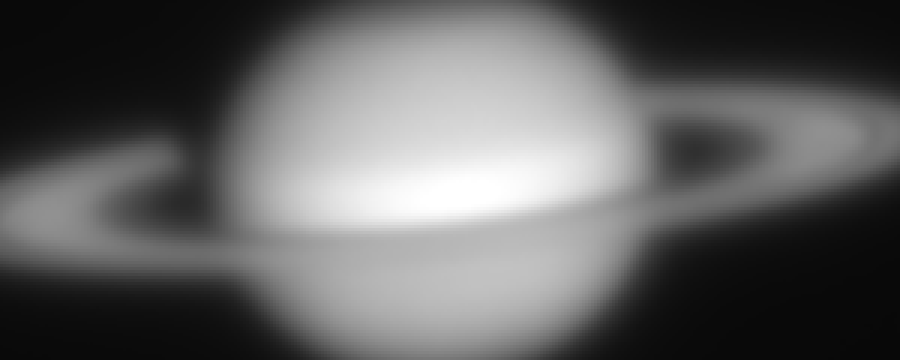
#> input picture scratch_investigation_crops/window01_IR_raw.png, 900 x 360 px; its folder holds only this picture in this run
$ python -i planet_detect.py   (imports and definitions only)   (older library calls are emulated)
#> lines starting #> are read from the running program, lines starting #| are printed output that depends on the picture; after the words box and inside, x2 and y2 are one past the last pixel; in counts of white or black regions, pixels touching at a corner belong together
#> further down, picture is the input picture: shape (360, 900, 3); min 8, max 255, mean 96.7
"""
Planet detection utilities for SER Crop preprocessing.

Detects the planet disk in a raw (mono/Bayer) or RGB frame, validates that
the planet is fully on-screen and not deformed, and returns its geometric
centre and bounding-box dimensions.

Key design decisions:
  - Geometric centroid (bounding-box centre) rather than brightness-weighted
    centroid avoids systematic drift caused by Jupiter's uneven atmospheric bands.
  - Triangle auto-threshold (Zack 1977) works well across a wide range of
    exposure levels without tuning.
  - Aspect-ratio and straight-edge checks catch partially-clipped frames that
    the boundary test alone might miss (e.g. when the planet is centred but
    one side is cut by a data-transfer error).
  - Ringed planets (e.g. Saturn) attach a wide, faint ring to the disk in the
    thresholded mask, which would otherwise fail the circularity checks. A
    percentile re-threshold isolates the disk core (assumed brighter than
    the ring) before those checks run, while boundary/diameter/centroid
    still use the full disk+ring extent. Some filters invert this contrast
    (e.g. Saturn's CH4/methane band, where atmospheric absorption makes the
    globe darker than its icy rings) — rather than name that filter, a
    failure to isolate a plausible round core is treated as "brightness
    can't validate this frame's shape" and the aspect/edge checks are
    skipped, matching what a per-filter-name workaround would have done
    without hardcoding the name.
"""
from __future__ import annotations

from typing import Dict, Optional, Tuple

import cv2
import numpy as np


# ── Internal helpers ──────────────────────────────────────────────────────────

def _largest_component(
    mask: np.ndarray,
) -> Tuple[Optional[np.ndarray], Optional[np.ndarray]]:
    """Return (stats, centroid) for the largest connected component in *mask*.

    Returns ``(None, None)`` when:
      - no foreground components are found, OR
      - the largest component covers > 90 % of the image area
        (indicates a failed threshold — whole frame is "lit up").
    """
    num_labels, _, stats, centroids = cv2.connectedComponentsWithStats(
        mask, connectivity=8
    )
    if num_labels <= 1:
        return None, None

    # Ignore background label 0
    areas = stats[1:, cv2.CC_STAT_AREA]
    largest_idx = int(np.argmax(areas)) + 1  # +1 because we skipped label 0

    h, w = mask.shape
    if stats[largest_idx, cv2.CC_STAT_AREA] > w * h * 0.9:
        return None, None

    return stats[largest_idx], centroids[largest_idx]


# ── Public API ────────────────────────────────────────────────────────────────

def analyze_planet(
    image: np.ndarray,
    min_diameter: int = 0,
    padding: int = 1,
    aspect_ratio_limit: float = 0.2,
    straight_edge_limit: float = 0.5,
    core_percentile: float = 60.0,
) -> Optional[Dict]:
    """Detect the planet in *image* and validate its shape.

    Accepts mono (H, W) or RGB/BGR (H, W, 3) arrays of any dtype.

    Parameters
    ----------
    image:               Input frame (mono or colour).
    min_diameter:        Minimum diameter in pixels; smaller detections are
                         rejected (set to 0 to disable).
    padding:             Pixels from the image edge within which the bounding
                         box must not reach (clipping check).
    aspect_ratio_limit:  Maximum deviation from 1:1; e.g. 0.2 means the
                         shorter axis must be ≥ 80 % of the longer axis.
    straight_edge_limit: Fraction of a bounding-box edge that may be lit
                         before the frame is considered clipped.
    core_percentile:     Intensity percentile (within the detected blob) used
                         to isolate the disk core from a fainter attached
                         ring before the shape checks run — see
                         "Disk-core isolation" below. If isolation fails to
                         find a plausible round core, the shape checks are
                         skipped rather than rejecting the frame.

    Returns
    -------
    dict with keys ``centroid``, ``width``, ``height``, ``mask``
    or ``None`` if the frame should be rejected.
    """
#> called with min_diameter = 0, padding = 1, aspect_ratio_limit = 0.2, straight_edge_limit = 0.5, core_percentile = 60
    # ── Convert to 8-bit grayscale ─────────────────────────────────────────────
    if image.ndim == 3:
        gray = cv2.cvtColor(image, cv2.COLOR_RGB2GRAY)
    else:
        gray = image

    if gray.dtype == np.uint16:
        image_8 = cv2.normalize(gray, None, 0, 255, cv2.NORM_MINMAX, cv2.CV_8U)
    else:
        image_8 = gray.astype(np.uint8)

    # ── Noise reduction + threshold ────────────────────────────────────────────
    blurred = cv2.GaussianBlur(image_8, (5, 5), 0)
    _, thresh = cv2.threshold(
        blurred, 0, 255, cv2.THRESH_BINARY + cv2.THRESH_TRIANGLE
    )
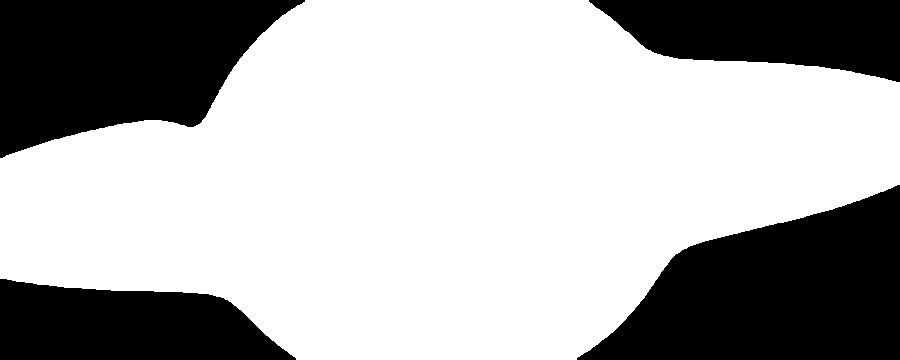
#> thresh: shape (360, 900); 68% white; 4 black regions, box (x1, y1, x2, y2) and area: (577, 185, 900, 360) 35930, (0, 0, 305, 158) 31838, (0, 279, 296, 360) 18128, (589, 0, 900, 82) 17817

    # ── Largest connected component (disk, plus any attached rings) ───────────
    stats, _ = _largest_component(thresh)
#> in _largest_component, `num_labels, _, stats, centroids = cv2.connectedComponentsWithStats( ma..`: num_labels = 2; stats = [[0, 0, 900, 360, 103713], [0, 0, 900, 360, 220287]]; centroids = [[459.1, 182.7], [445, 178]]
#> in _largest_component, `areas = stats[1:, cv2.CC_STAT_AREA]`: areas = [220287]
#> in _largest_component, `largest_idx = int(np.argmax(areas)) + 1`: largest_idx = 1
#> stats = [0, 0, 900, 360, 220287]
    if stats is None:
        return None

    x, y, bw, bh, _ = (
        int(stats[cv2.CC_STAT_LEFT]),
        int(stats[cv2.CC_STAT_TOP]),
        int(stats[cv2.CC_STAT_WIDTH]),
        int(stats[cv2.CC_STAT_HEIGHT]),
        int(stats[cv2.CC_STAT_AREA]),
    )
#> x = 0; y = 0; bw = 900; bh = 360
    h, w = thresh.shape
#> h = 360; w = 900

    # 1. Boundary check — planet (incl. rings) must not touch the image edge
    if (
        x < padding
        or y < padding
        or (x + bw) > (w - padding)
        or (y + bh) > (h - padding)
    ):
        return None

    # ── Disk-core isolation ─────────────────────────────────────────────────
    # Ringed planets (e.g. Saturn) attach a wide, faint ring to the disk in
    # the loose triangle-threshold mask, which blows out the blob's
    # bounding-box aspect ratio (rings span ~2.2x the disk diameter) and
    # would otherwise fail the circularity check below even for a good
    # frame. Re-thresholding at a high percentile of the blob's own pixel
    # values isolates a compact, round core (the disk) and drops the
    # fainter ring. Shape-based stripping (e.g. morphological opening) is
    # not enough on heavily-blurred/noisy single frames, where the ring's
    # binarised footprint can be nearly as thick as the disk itself —
    # intensity is the more reliable signal here.
    #
    # This assumes the disk is brighter than an attached ring, which is not
    # universal: Saturn's CH4/methane band inverts it (atmospheric
    # absorption makes the globe darker than its icy rings). A symmetric
    # "try the dark percentile too" was tried and does NOT work on real
    # data: the dark-side re-threshold barely shrinks at all (most of a
    # ring+disk blob's pixels are on the dim side by area, so excluding a
    # thin bright ring leaves nearly the whole original footprint), while
    # the bright side isolates the ring itself, not the disk (confirmed on
    # real Saturn CH4 frames: bright-core aspect got WORSE, not better, at
    # higher percentiles). There is no cheap brightness-only geometric fix
    # for this - a real fix needs an edge/gradient-based limb search
    # (as pipeline.modules.derotation.find_disk_center now does), which is
    # too expensive to run per-raw-frame here (this runs during Step 1,
    # potentially tens of thousands of times per session).
    #
    # So: try the bright-core hypothesis only. If it succeeds (finds a
    # plausibly round core), validate normally. If it does NOT find a
    # plausible core, that itself is the filter-agnostic signal that
    # brightness can't validate this frame's shape (whether because of an
    # inverted-contrast filter or because it's not remotely a valid frame),
    # so give up on the aspect/edge checks — matching this codebase's prior
    # per-filter-name CH4 workaround exactly, but decided by an outcome
    # (isolation didn't produce something round) instead of a filter name.
    # This can rarely be more permissive for genuinely bad frames of normal
    # filters too, but boundary + min-diameter (below) still catch those,
    # and any residual bad frame gets down-weighted or dropped by Step 2's
    # own quality scoring later.
    roi_vals = blurred[y : y + bh, x : x + bw]
    roi_mask = thresh[y : y + bh, x : x + bw] > 0
    vals = roi_vals[roi_mask]
    shape_bw, shape_bh, core_mask_roi = bw, bh, None
    core_isolated = False
    if vals.size > 0:
        core_thv = np.percentile(vals, core_percentile)
        core_bin = (((roi_vals >= core_thv) & roi_mask).astype(np.uint8)) * 255
        core_stats, _ = _largest_component(core_bin)
        if core_stats is not None:
            cx0 = int(core_stats[cv2.CC_STAT_LEFT])
            cy0 = int(core_stats[cv2.CC_STAT_TOP])
            shape_bw = int(core_stats[cv2.CC_STAT_WIDTH])
            shape_bh = int(core_stats[cv2.CC_STAT_HEIGHT])
            core_mask_roi = core_bin[cy0 : cy0 + shape_bh, cx0 : cx0 + shape_bw]
            core_isolated = True

    # 2. Aspect-ratio check — disk core (ring excluded) must be roughly circular
    aspect = shape_bw / shape_bh if shape_bw < shape_bh else shape_bh / shape_bw
    if core_isolated and aspect >= (1.0 - aspect_ratio_limit):
        # 3. Straight-edge check — disk-core edges must be curved, not flat
        edge_ratios = [
            np.count_nonzero(core_mask_roi[0, :]) / shape_bw,   # top edge
            np.count_nonzero(core_mask_roi[-1, :]) / shape_bw,  # bottom edge
            np.count_nonzero(core_mask_roi[:, 0]) / shape_bh,   # left edge
            np.count_nonzero(core_mask_roi[:, -1]) / shape_bh,  # right edge
        ]
        if max(edge_ratios) > straight_edge_limit:
            return None
    # else: bright-core isolation didn't find a plausible round shape —
    # can't validate via brightness (inverted-contrast filter, or a
    # genuinely malformed frame); skip the aspect/edge checks rather than
    # reject on a signal (ring shape) that isn't the actual disk.

    # 4. Minimum diameter
    diameter = max(bw, bh)
    if diameter < min_diameter:
        return None

    # 5. Geometric centroid (bounding-box centre — avoids brightness bias)
    centroid_x = x + bw / 2.0
    centroid_y = y + bh / 2.0

    return {
        "centroid": (centroid_x, centroid_y),
        "width": bw,
        "height": bh,
        "mask": thresh,
    }


def get_cropped_frame(
    frame: np.ndarray,
    center: Tuple[float, float],
    size: int,
) -> np.ndarray:
    """Return a square crop of *frame* centred on *center*.

    Pixels outside the original frame are filled with zeros (black).
    Uses ``round()`` (not ``int()``) to avoid a systematic ½-pixel bias
    caused by always truncating towards zero.

    Parameters
    ----------
    frame:   Source image — mono (H, W) or colour (H, W, C).
    center:  (cx, cy) in pixel coordinates (may be fractional).
    size:    Side length of the output square in pixels.
    """
    h, w = frame.shape[:2]
    cx, cy = round(center[0]), round(center[1])

    x1, x2 = cx - size // 2, cx + size // 2
    y1, y2 = cy - size // 2, cy + size // 2

    # Clamp to image bounds
    sx1, sx2 = max(0, x1), min(w, x2)
    sy1, sy2 = max(0, y1), min(h, y2)

    # Allocate black output buffer
    out_shape = (size, size, frame.shape[2]) if frame.ndim == 3 else (size, size)
    out = np.zeros(out_shape, dtype=frame.dtype)

    # Destination offsets inside the output buffer
    dx1, dx2 = sx1 - x1, sx2 - x1
    dy1, dy2 = sy1 - y1, sy2 - y1

    if dy2 > dy1 and dx2 > dx1:
        out[dy1:dy2, dx1:dx2] = frame[sy1:sy2, sx1:sx2]

    return out

>>> import cv2
>>> picture = cv2.cvtColor(cv2.imread('../../scratch_investigation_crops/window01_IR_raw.png'), cv2.COLOR_BGR2RGB)
>>> result = analyze_planet(picture)
